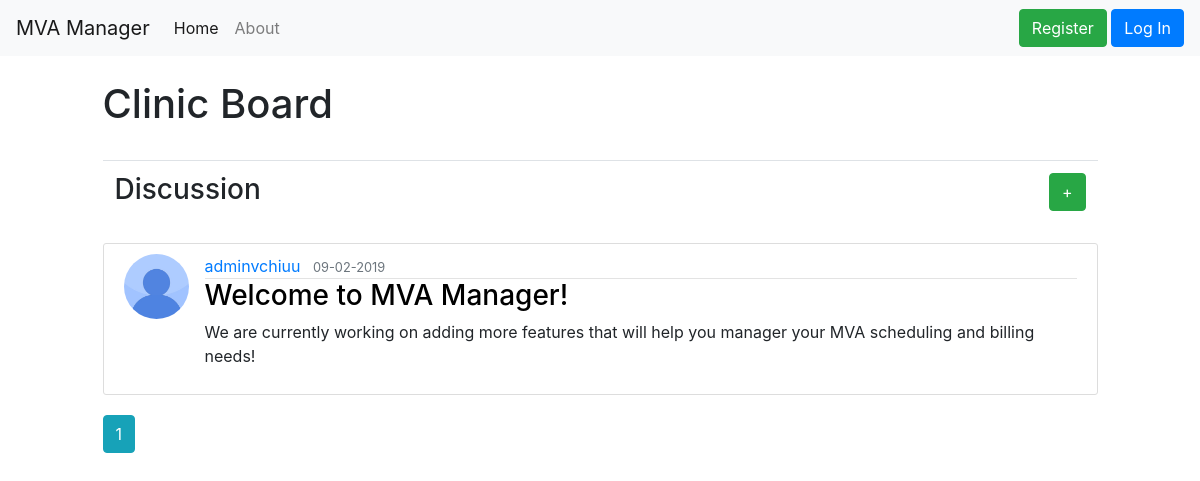
Page /clinicboard on the committed database.
### mvaManager/models.py (models this page shows, shortened)
class Post(db.Model):
  id = db.Column(db.Integer, primary_key=True)
  title = db.Column(db.String(20), nullable=False, default='(New Title)')
  date_posted = db.Column(db.DateTime, nullable=False, default=datetime.utcnow)
  content = db.Column(db.Text, nullable=False)
  user_id = db.Column(db.Integer, db.ForeignKey('user.id'), nullable=False)

class User(db.Model, UserMixin):
  id = db.Column(db.Integer, primary_key=True)
  username = db.Column(db.String(20), unique=True, nullable=False)
  firstname = db.Column(db.String(20), nullable=False)
  lastname = db.Column(db.String(20), nullable=False)
  email = db.Column(db.String(120), unique=True, nullable=False)
  image_file = db.Column(db.String(20), nullable=False, default='default.jpg')
  password = db.Column(db.String(60), nullable=False)
  posts = db.relationship('Post', backref='author', lazy=True)

### mvaManager/posts/routes.py (the view)
@posts.route('/clinicboard')
def clinicboard():
  page = request.args.get('page', 1, type=int)
  posts = Post.query.order_by(Post.date_posted.desc()).paginate(page=page,per_page=10)
  return render_template('clinicboard/clinicboard.html', title='ClinicBoard', posts=posts)

### mvaManager/templates/clinicboard/clinicboard.html
{% extends "layout.html" %}
  {% block content %}
  <br>
  <h1> Clinic Board </h1>
  <br>
  <table class="table">
    <tr>
      <td> <h3> Discussion </h3></td>
      <td style="text-align: right"> <a class="btn btn-success" href="{{ url_for('posts.new_post')}}"> + </a> </td>
    </tr>
  </table>
    {% for post in posts.items %}
    <article class="media content-section">
      <img class="rounded-circle" style="height: 65px; width: 65px; margin-right: 16px"src="{{ url_for('static', filename='profile_pictures/' + post.author.image_file) }}">
      <div class="media-body">
        <div style="border-bottom: 1px solid #e3e3e3">
          <a class="mr-2" href="{{ url_for('users.user_posts', username=post.author.username)}}">{{ post.author.username }}</a>
          <small class="text-muted">{{ post.date_posted.strftime('%m-%d-%Y') }}</small>
        </div>
        <h3><a class="article-title" style="color:black" href="{{ url_for('posts.post', post_id=post.id) }}"> {{ post.title }} </a></h3>
        <p class="article-content"> {{ post.content }}</p>
      </div>
    </article>
    {% endfor %}
    {% for page_num in posts.iter_pages(left_edge=1, right_edge=1, left_current=2, right_current=3) %}
      {% if page_num %}
        {% if posts.page == page_num %}
          <a class="btn btn-info mb-4" href="{{ url_for('main.home', page=page_num) }}"> {{ page_num }}</a>
        {% else%}
          <a class="btn btn-outline-info mb-4" href="{{ url_for('main.home', page=page_num) }}"> {{ page_num }}</a>
        {% endif %}
      {% else %}
      ...
      {% endif %}
    {% endfor %}
  {% endblock content %}

### mvaManager/templates/layout.html (shortened to what this page needs)
<!DOCTYPE html>
<html>
  <head>
    <link rel="stylesheet" href="https://stackpath.bootstrapcdn.com/bootstrap/4.3.1/css/bootstrap.min.css">
    <link rel="stylesheet" type="text/css" href="{{ url_for('static', filename='main.css')}}">
  </head>
  <body>
      <nav class="navbar navbar-expand-md navbar-light bg-light">
        <a class="navbar-brand" href="/"> MVA Manager </a>
        <div class="collapse navbar-collapse" id="navbarSupportedContent">
            <ul class="navbar-nav mr-auto">
              <li class="nav-item active">
                <a class="nav-link" href="{{ url_for('main.home') }}">Home <span class="sr-only">(current)</span></a>
              </li>
              <li class="nav-item">
                <a class="nav-link" href="{{ url_for('main.about') }}">About</a>
              </li>
            </ul>
        </div>
        <form class="navbar-form navbar-right">
          {% if current_user.is_authenticated %}
            <a href="{{ url_for('settings.settings_dir')}}"> Settings </a>
            <a href="{{ url_for('users.account')}}"> Account </a>
            <a href="{{ url_for('users.logout') }}" class="btn btn-primary"> Log Out</a>
          {% else %}
            <a href="{{ url_for('users.registration') }}" class="btn btn-success">Register</a>
            <a href="{{ url_for('users.login') }}" class="btn btn-primary">Log In</a>
          {% endif %}
          </form>
      </nav>
    <div class="row">
      <div class="col-md-10 offset-md-1">
        {% block content %} {% endblock %}
      </div>
    </div>
  </body>
</html>

### mvaManager/static/main.css (style rules this page uses)
.content-section { background: #ffffff; padding: 10px 20px; border: 1px solid #dddddd; border-radius: 3px; margin-bottom: 20px; }

### rows in the picture
Post: image_file (placeholder picture), author.username "adminvchiuu", date_posted "09-02-2019", title "Welcome to MVA Manager!", content "We are currently working on adding more features that will help you manager your MVA scheduling and billing needs!"

### other values in the picture
{{ page_num }} "1"
